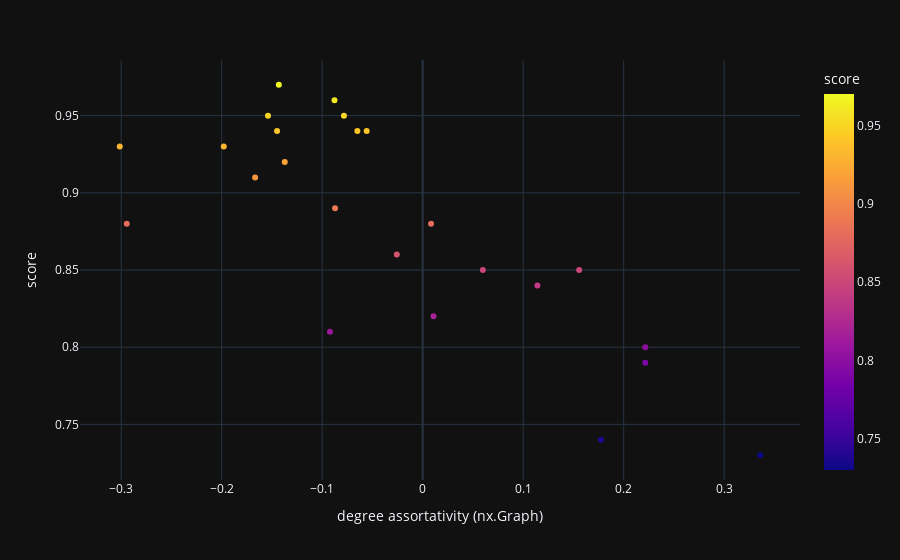

The notebook cell saved with this chart:
### Code cell
px.scatter(df[df['score'].notna()], x='degree assortativity (nx.Graph)', y='score', color='score', height=200, template='plotly_dark', hover_name='label')

### Figure 1 — Plotly figure (JSON) as saved in the notebook; plotly's stock layout.template omitted (floating-point values rounded to 4 significant figures)
{"data": [{"hovertemplate": "<b>%{hovertext}</b><br><br>degree assortativity (nx.Graph)=%{x}<br>score=%{marker.color}<extra></extra>", "hovertext": ["wikiconflict", "sx-superuser", "AMiner", "facebook-wosn-wall", "digg-friends", "radoslaw-email", "prosper-loans", "facebook-wosn-links", "sx-askubuntu", "email-Eu-core-temporal", "chess", "soc-RedditHyperlinks-body", "opsahl-ucforum", "soc-RedditHyperlinks-title", "dblp_coauthor", "soc-sign-bitcoinalpha", "soc-sign-bitcoinotc", "enron", "condmat", "dnc-temporalGraph", "sx-mathoverflow", "ca-cit-Hep-Th", "ca-cit-HepPh", "digg-reply"], "legendgroup": "", "marker": {"color": [0.94, 0.96, 0.85, 0.79, 0.94, 0.88, 0.95, 0.8, 0.97, 0.86, 0.73, 0.89, 0.81, 0.92, 0.84, 0.95, 0.94, 0.91, 0.74, 0.93, 0.93, 0.82, 0.85, 0.88], "coloraxis": "coloraxis", "symbol": "circle"}, "mode": "markers", "name": "", "orientation": "v", "showlegend": false, "type": "scatter", "x": [-0.06498, -0.08774, 0.1557, 0.2215, -0.05571, -0.2944, -0.07833, 0.2215, -0.1431, -0.02574, 0.3359, -0.08716, -0.09225, -0.1372, 0.1142, -0.1539, -0.1449, -0.1667, 0.1774, -0.3014, -0.1979, 0.01081, 0.05991, 0.008341], "xaxis": "x", "y": [0.94, 0.96, 0.85, 0.79, 0.94, 0.88, 0.95, 0.8, 0.97, 0.86, 0.73, 0.89, 0.81, 0.92, 0.84, 0.95, 0.94, 0.91, 0.74, 0.93, 0.93, 0.82, 0.85, 0.88], "yaxis": "y"}], "layout": {"autosize": true, "coloraxis": {"colorbar": {"title": {"text": "score"}}, "colorscale": [[0, "#0d0887"], [0.1111, "#46039f"], [0.2222, "#7201a8"], [0.3333, "#9c179e"], [0.4444, "#bd3786"], [0.5556, "#d8576b"], [0.6667, "#ed7953"], [0.7778, "#fb9f3a"], [0.8889, "#fdca26"], [1, "#f0f921"]]}, "legend": {"tracegroupgap": 0}, "margin": {"t": 60}, "xaxis": {"anchor": "y", "autorange": true, "domain": [0, 1], "range": [-0.3391, 0.3736], "title": {"text": "degree assortativity (nx.Graph)"}, "type": "linear"}, "yaxis": {"anchor": "x", "autorange": true, "domain": [0, 1], "range": [0.7114, 0.9886], "title": {"text": "score"}, "type": "linear"}}}
